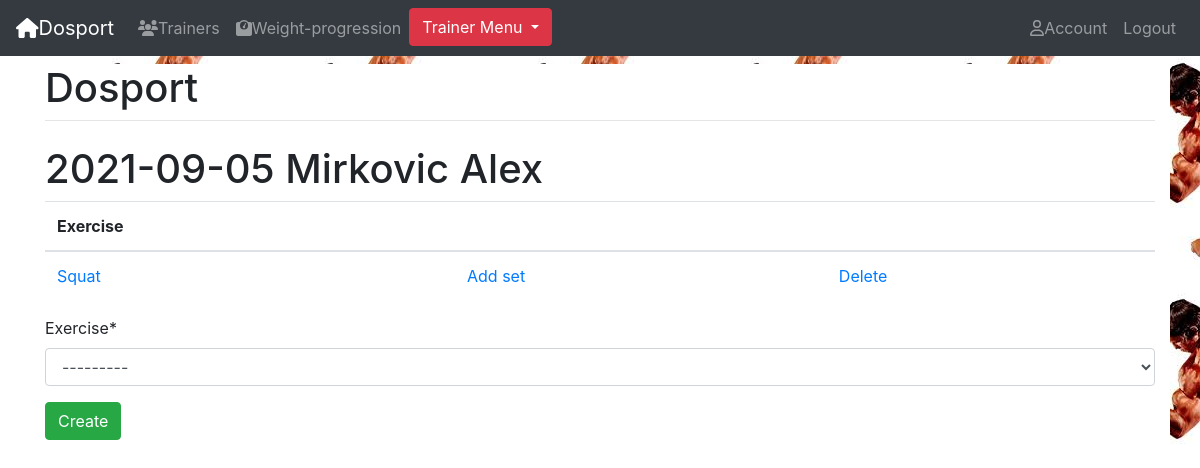
Screenshot of /add-exercise-instance/10 (signed in) with the database file from the repository.
### fitness/models.py (models this page shows, shortened)
class Day(mo.Model):
    user = mo.ForeignKey(Account, on_delete=mo.CASCADE)
    date = mo.DateField(default=tomorrow, validators=[validate_date])
    description = mo.TextField(max_length=1000, help_text='Enter a brief description of the training day.', null=1, blank=1)
    duration = mo.DurationField(null=1, blank=1)
    class Meta:
        unique_together = [['user', 'date']]
    def __str__(self):
        return f'{self.date}'

class ExerciseInstance(mo.Model):
    exercise = mo.ForeignKey(Exercise, on_delete=mo.CASCADE)
    day = mo.ForeignKey(Day, on_delete=mo.CASCADE)
    performance = mo.FileField(upload_to='performaces/', null=1, blank=1)
    review = mo.TextField(max_length=1000, help_text='Enter a review of the performance.', null=1, blank=1)
    class Meta:
        ordering = ['exercise', 'day']
        unique_together = [['day', 'exercise']]

class Exercise(mo.Model):
    trainer = mo.ForeignKey(Account, on_delete=mo.CASCADE, validators=[validate_trainer])
    name = mo.CharField(max_length=50)
    description = mo.TextField(max_length=1000, help_text='Enter a brief description of the exercise.', null=1, blank=1)
    tutorial = mo.FileField(upload_to='tutorials/', null=1, blank=1)
    PRIORITY = (
        (1, 'Start'),
        (2, 'Middle'),
        (3, 'End'),
    )
    priority = mo.IntegerField(choices=PRIORITY)
    class Meta:
        ordering = ['priority']
    def __str__(self):
        return f'{self.name}'

### account/models.py (models this page shows, shortened)
class Account(AbstractBaseUser):
    email = models.EmailField(max_length=60, unique=True)
    first_name = models.CharField(max_length=50)
    last_name = models.CharField(max_length=50)
    profile_picture = models.ImageField(upload_to='profile_pictures/', null=True, blank=True, default=None)
    height = models.IntegerField(validators = [MinValueValidator(120),
        MaxValueValidator(230)], help_text='Enter your height in centimetres.', null=True, blank=True)
    weight = models.FloatField(validators = [MinValueValidator(30),
        MaxValueValidator(350)], help_text='Enter your weight in kilograms.', null=True, blank=True)
    birth_date = models.DateField(null=True, blank=True)
    about = models.TextField(max_length=1000, help_text='Say something about you.', null=1, blank=1)
    quote = models.CharField(max_length=30, help_text='', null=1, blank=1)
    trainer = models.ForeignKey('self', on_delete=models.SET_NULL, null=True, blank=True, default=None)
    GENDER = (
        ('M', 'Male'),
        ('F', 'Female'),
    )
    gender = models.CharField(max_length=1, choices=GENDER)
    is_trainer = models.BooleanField(default=False)
    date_joined = models.DateTimeField(verbose_name='date joined', auto_now_add=True)
    last_login = models.DateTimeField(verbose_name='last login', auto_now_add=True)
    is_admin = models.BooleanField(default=False)
    is_active = models.BooleanField(default=True)
    is_staff = models.BooleanField(default=False)
    is_superuser = models.BooleanField(default=False)
    USERNAME_FIELD = 'email'
    REQUIRED_FIELDS = ['first_name','last_name']
    class Meta:
        ordering = ['id']
    objects = MyAccountManager()
    def __str__(self):
        return self.first_name + ' ' + self.last_name
    def get_request_number(self):
        return self.trainer_request.count()

### fitness/views.py (the view, shortened to what this page needs)
# urls.py: path('add-exercise-instance/<int:id>', v.add_exercise_intstance, name='add-exercise-instance'),
def add_exercise_intstance(request, id):
    user = request.user
    if not user.is_authenticated:
        return redirect('login')
    if not user.is_trainer:
        return redirect("index")
    day = get_object_or_404(Day.objects, pk=id)
    if day.user.trainer != user:
        raise PermissionDenied
    form = AddExerciseInstance(user=user)
    form.fields['day'].widget = forms.HiddenInput()
    return render(request, 'fitness/create_exercise_instance.html', {'form':form, 'day':day})

### fitness/forms.py
class AddExerciseInstance(forms.ModelForm):
    def __init__(self, *args, **kwargs):
        user = kwargs.pop('user')
        super(AddExerciseInstance, self).__init__(*args, **kwargs)
        self.fields['exercise'] = forms.ModelChoiceField(
                required=True,
                queryset=user.exercise_set.all(),
        )
    class Meta:
        model = ExerciseInstance
        fields = ['exercise', 'day']
        widgets = {'day': forms.HiddenInput()}

### fitness/templates/fitness/create_exercise_instance.html (shortened to what this page needs)
{% extends "base.html" %}
{% load crispy_forms_tags %}
{% block content %}
<h1>{{day}} {{day.user}}</h1>
{% if day.exerciseinstance_set.all %}
    <table class="table table-hover">
        <thead>
            <tr>
                <th>Exercise</th>
				<th></th>
				<th></th>
            </tr>
        </thead>
        {% for exercise in day.exerciseinstance_set.all %}
            <tr>
                <td>
                <a href={% url 'exercise-instance-detail' id=exercise.id %}>
                {{exercise.exercise.name}}
                </a>
                </td>
                <td><a href={% url 'add-given-set' id=exercise.id %}>Add set </a></td>
                <td><a href={% url 'add-given-set' id=exercise.id %}>Delete </a></td>
            </tr>
        {% endfor %}
    </table>
{% endif %}
<form method="POST" class="form-group" enctype="multipart/form-data">
	{{ form|crispy }}
	<button type="submit" class="btn btn-success">Create</button>
</form>
{% endblock %}

### rows the page displays
Day: date "2021-09-05", user "Mirkovic Alex"
ExerciseInstance: exercise.name "Squat"
